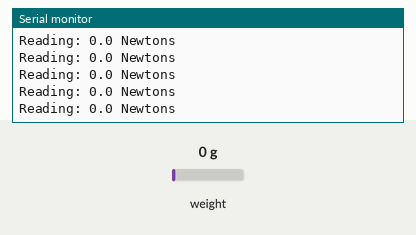
Simulated run of this sketch. Board: Arduino Uno, built with avr-gcc and run on an emulated ATmega328P. On the bench: the last lines printed to the serial monitor. Inputs (shaded band) come from the test bench; at power-on: weight on the scale 0 g.

Above: at 2.2 s.
2.3 s: weight on the scale set to 100 g
At 2.33 s:
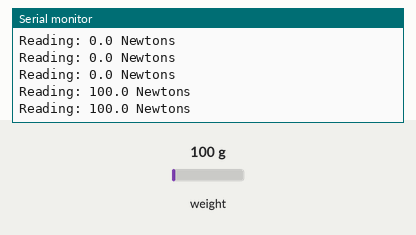
5.3 s: weight on the scale set to 1250 g
At 5.35 s:
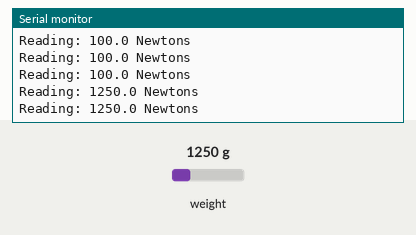
Timing chart, 0 to 8.3 s (numbered marks = the images above; inputs shaded):
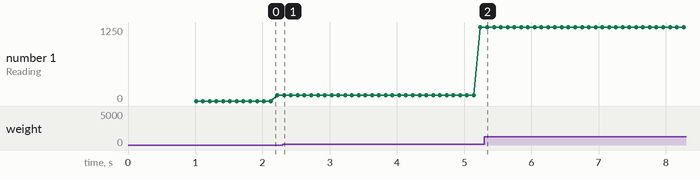

Measured:
- after the input at 2.3 s, the serial monitor: prints a new line at once (image 1)
- after the input at 5.3 s, the serial monitor: prints a new line at once (image 2)
- plotted number 1: 100 → 1250 after the input at 2.3 s

The sketch:

sketch_test_weight.ino
```cpp
/*
Custom Weight Program for Hybrid Motor Load Cell
By: Ken Sodetz
Created for Purdue Orbital Hybrid Motor Team
Portions borrowd from Nathan Seidle at Sparkfun Electronics
*/

#include "HX711.h"

#define calibration_factor 1040 //from calibration

#define DAT  5 //data pin 5
#define CLK  4 //data pin 4
#define SER 9600 //serial port

HX711 scale(DAT, CLK); //corresponds to the respective pins on the board

void setup() {
  Serial.begin(SER);
  Serial.println("Load Cell Start");

  scale.set_scale(calibration_factor);
  scale.tare();
  Serial.println("Readings:");
}

void loop() {
  Serial.print("Reading: ");
  Serial.print(scale.get_units(), 1);
  Serial.print(" Newtons");
  Serial.println();
}
```
